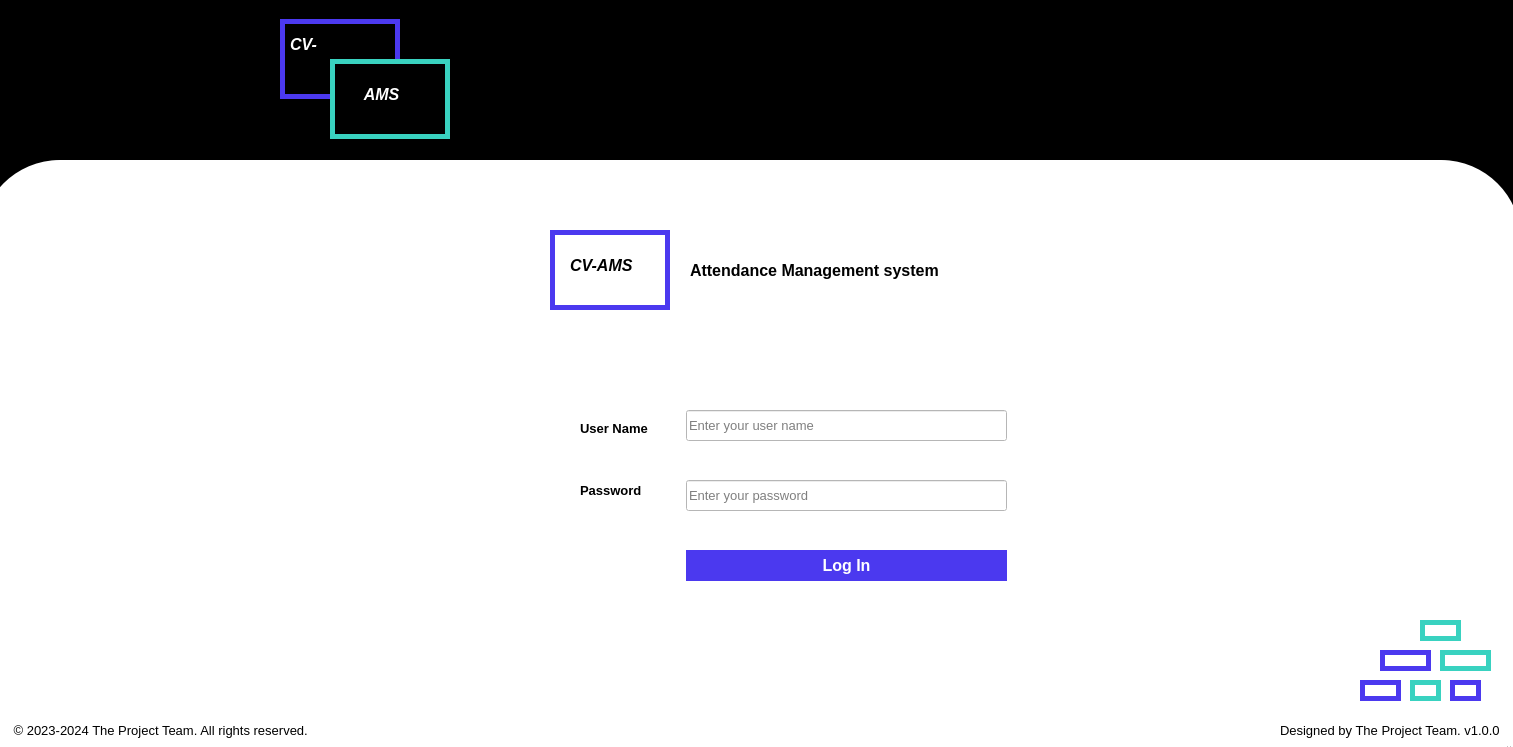
<?xml version="1.0" encoding="UTF-8"?>
<ui version="4.0">
 <class>MainWindow</class>
 <widget class="QMainWindow" name="MainWindow">
  <property name="geometry">
   <rect>
    <x>0</x>
    <y>0</y>
    <width>1513</width>
    <height>747</height>
   </rect>
  </property>
  <property name="sizePolicy">
   <sizepolicy hsizetype="Preferred" vsizetype="Preferred">
    <horstretch>22</horstretch>
    <verstretch>0</verstretch>
   </sizepolicy>
  </property>
  <property name="minimumSize">
   <size>
    <width>0</width>
    <height>0</height>
   </size>
  </property>
  <property name="font">
   <font>
    <pointsize>10</pointsize>
    <bold>true</bold>
   </font>
  </property>
  <property name="windowTitle">
   <string>CV- Attendance Management system</string>
  </property>
  <property name="styleSheet">
   <string notr="true">QStatusBar{
	font: 75 10pt &quot;MS Shell Dlg 2&quot;;
	background-color: rgb(255, 255, 255);
}</string>
  </property>
  <widget class="QWidget" name="centralwidget">
   <property name="styleSheet">
    <string notr="true">QWidget {
background:rgb(255, 255, 255)
}
</string>
   </property>
   <widget class="QWidget" name="widget" native="true">
    <property name="geometry">
     <rect>
      <x>-50</x>
      <y>-11</y>
      <width>1571</width>
      <height>331</height>
     </rect>
    </property>
    <property name="maximumSize">
     <size>
      <width>16777215</width>
      <height>16777215</height>
     </size>
    </property>
    <property name="styleSheet">
     <string notr="true">background-color: rgb(0, 0, 0);</string>
    </property>
    <widget class="QWidget" name="widget_5" native="true">
     <property name="geometry">
      <rect>
       <x>330</x>
       <y>30</y>
       <width>120</width>
       <height>80</height>
      </rect>
     </property>
     <property name="styleSheet">
      <string notr="true">QWidget {
    border: 5px solid rgb(75, 57, 239);
	border-radius: 0 0 0 10px;
}</string>
     </property>
     <widget class="QLabel" name="label_5">
      <property name="geometry">
       <rect>
        <x>10</x>
        <y>10</y>
        <width>51</width>
        <height>31</height>
       </rect>
      </property>
      <property name="font">
       <font>
        <pointsize>12</pointsize>
        <italic>true</italic>
        <bold>true</bold>
       </font>
      </property>
      <property name="styleSheet">
       <string notr="true">color: rgb(255, 255, 255);
font-weight: bold;
border:0px;</string>
      </property>
      <property name="text">
       <string>CV-</string>
      </property>
     </widget>
    </widget>
    <widget class="QWidget" name="widget_6" native="true">
     <property name="geometry">
      <rect>
       <x>380</x>
       <y>70</y>
       <width>120</width>
       <height>80</height>
      </rect>
     </property>
     <property name="styleSheet">
      <string notr="true">QWidget {
	background-color: rgb(0, 0, 0);
    border: 5px solid  rgb(57, 210, 192);
	border-radius: 0 0 0 10px;
}
</string>
     </property>
     <widget class="QLabel" name="label_6">
      <property name="geometry">
       <rect>
        <x>30</x>
        <y>20</y>
        <width>61</width>
        <height>31</height>
       </rect>
      </property>
      <property name="font">
       <font>
        <pointsize>12</pointsize>
        <italic>true</italic>
        <bold>true</bold>
       </font>
      </property>
      <property name="styleSheet">
       <string notr="true">color: rgb(255, 255, 255);
font-weight: bold;
border:0px;</string>
      </property>
      <property name="text">
       <string> AMS</string>
      </property>
     </widget>
    </widget>
   </widget>
   <widget class="QWidget" name="widget_3" native="true">
    <property name="geometry">
     <rect>
      <x>-20</x>
      <y>160</y>
      <width>1541</width>
      <height>181</height>
     </rect>
    </property>
    <property name="styleSheet">
     <string notr="true">background-color: rgb(255, 255, 255);
border-radius: 80px;
margin-bottom:0px;</string>
    </property>
    <widget class="QLabel" name="label_4">
     <property name="geometry">
      <rect>
       <x>710</x>
       <y>90</y>
       <width>331</width>
       <height>41</height>
      </rect>
     </property>
     <property name="font">
      <font>
       <pointsize>12</pointsize>
       <bold>true</bold>
       <kerning>true</kerning>
      </font>
     </property>
     <property name="styleSheet">
      <string notr="true">color: rgb(0, 0, 0);</string>
     </property>
     <property name="text">
      <string>Attendance Management system</string>
     </property>
    </widget>
    <widget class="QWidget" name="widget_2" native="true">
     <property name="geometry">
      <rect>
       <x>570</x>
       <y>70</y>
       <width>120</width>
       <height>80</height>
      </rect>
     </property>
     <property name="styleSheet">
      <string notr="true">QWidget {
    border: 5px solid rgb(75, 57, 239);
	border-radius: 0 0 0 10px;
}</string>
     </property>
     <widget class="QLabel" name="label_3">
      <property name="geometry">
       <rect>
        <x>20</x>
        <y>20</y>
        <width>91</width>
        <height>31</height>
       </rect>
      </property>
      <property name="font">
       <font>
        <pointsize>12</pointsize>
        <italic>true</italic>
        <bold>true</bold>
       </font>
      </property>
      <property name="styleSheet">
       <string notr="true">border:1px ;
color: rgb(0, 0, 0);</string>
      </property>
      <property name="frameShape">
       <enum>QFrame::Shape::StyledPanel</enum>
      </property>
      <property name="text">
       <string>CV-AMS</string>
      </property>
     </widget>
    </widget>
   </widget>
   <widget class="QWidget" name="widget_4" native="true">
    <property name="geometry">
     <rect>
      <x>-30</x>
      <y>270</y>
      <width>1551</width>
      <height>361</height>
     </rect>
    </property>
    <property name="styleSheet">
     <string notr="true">background-color: rgb(255, 255, 255);
color: rgb(0, 0, 0);</string>
    </property>
    <widget class="QLabel" name="label_2">
     <property name="geometry">
      <rect>
       <x>610</x>
       <y>210</y>
       <width>101</width>
       <height>20</height>
      </rect>
     </property>
     <property name="font">
      <font>
       <pointsize>10</pointsize>
       <bold>true</bold>
      </font>
     </property>
     <property name="text">
      <string>Password</string>
     </property>
    </widget>
    <widget class="QLabel" name="label">
     <property name="geometry">
      <rect>
       <x>610</x>
       <y>150</y>
       <width>101</width>
       <height>16</height>
      </rect>
     </property>
     <property name="font">
      <font>
       <pointsize>10</pointsize>
       <bold>true</bold>
      </font>
     </property>
     <property name="text">
      <string>User Name</string>
     </property>
    </widget>
    <widget class="QLineEdit" name="lineEdit">
     <property name="geometry">
      <rect>
       <x>716</x>
       <y>140</y>
       <width>321</width>
       <height>31</height>
      </rect>
     </property>
     <property name="font">
      <font>
       <pointsize>10</pointsize>
       <fontweight>Medium</fontweight>
      </font>
     </property>
     <property name="styleSheet">
      <string notr="true">background-color: rgb(255, 255, 255);
border-color: rgb(0, 0, 0);</string>
     </property>
     <property name="inputMask">
      <string/>
     </property>
     <property name="placeholderText">
      <string>Enter your user name</string>
     </property>
    </widget>
    <widget class="QLineEdit" name="lineEdit_2">
     <property name="geometry">
      <rect>
       <x>716</x>
       <y>210</y>
       <width>321</width>
       <height>31</height>
      </rect>
     </property>
     <property name="font">
      <font>
       <pointsize>10</pointsize>
      </font>
     </property>
     <property name="styleSheet">
      <string notr="true"/>
     </property>
     <property name="echoMode">
      <enum>QLineEdit::EchoMode::Password</enum>
     </property>
     <property name="placeholderText">
      <string>Enter your password</string>
     </property>
    </widget>
    <widget class="QPushButton" name="pushButton">
     <property name="enabled">
      <bool>true</bool>
     </property>
     <property name="geometry">
      <rect>
       <x>716</x>
       <y>280</y>
       <width>321</width>
       <height>31</height>
      </rect>
     </property>
     <property name="font">
      <font>
       <pointsize>-1</pointsize>
       <bold>true</bold>
       <underline>false</underline>
       <strikeout>false</strikeout>
      </font>
     </property>
     <property name="styleSheet">
      <string notr="true">QPushButton {    background-color: rgb(75, 57, 239);
    color: white;
    border: none;
    text-align: center;
    text-decoration: none;
    font-size: 16px;
    cursor: pointer;
 }
QPushButton:pressed {
    
	background-color: rgb(85, 255, 0);
}

</string>
     </property>
     <property name="text">
      <string>Log In</string>
     </property>
     <property name="flat">
      <bool>false</bool>
     </property>
    </widget>
    <zorder>lineEdit</zorder>
    <zorder>label_2</zorder>
    <zorder>label</zorder>
    <zorder>lineEdit_2</zorder>
    <zorder>pushButton</zorder>
   </widget>
   <widget class="QWidget" name="widget_13" native="true">
    <property name="geometry">
     <rect>
      <x>0</x>
      <y>660</y>
      <width>601</width>
      <height>80</height>
     </rect>
    </property>
    <property name="styleSheet">
     <string notr="true">color: rgb(0, 0, 0);</string>
    </property>
    <widget class="QLabel" name="label_7">
     <property name="geometry">
      <rect>
       <x>10</x>
       <y>60</y>
       <width>401</width>
       <height>20</height>
      </rect>
     </property>
     <property name="font">
      <font>
       <pointsize>10</pointsize>
      </font>
     </property>
     <property name="text">
      <string> © 2023-2024 The Project Team. All rights reserved.</string>
     </property>
    </widget>
   </widget>
   <widget class="QWidget" name="widget_14" native="true">
    <property name="geometry">
     <rect>
      <x>970</x>
      <y>660</y>
      <width>601</width>
      <height>80</height>
     </rect>
    </property>
    <property name="styleSheet">
     <string notr="true">color: rgb(0, 0, 0);</string>
    </property>
    <widget class="QLabel" name="label_8">
     <property name="geometry">
      <rect>
       <x>310</x>
       <y>60</y>
       <width>291</width>
       <height>20</height>
      </rect>
     </property>
     <property name="font">
      <font>
       <pointsize>10</pointsize>
      </font>
     </property>
     <property name="text">
      <string>Designed by The Project Team. v1.0.0</string>
     </property>
    </widget>
    <widget class="QWidget" name="widget_10" native="true">
     <property name="geometry">
      <rect>
       <x>370</x>
       <y>-60</y>
       <width>41</width>
       <height>21</height>
      </rect>
     </property>
     <property name="styleSheet">
      <string notr="true">QWidget {
    border: 5px solid rgb(75, 57, 239);
	border-radius: 0 0 0 10px;
}</string>
     </property>
    </widget>
    <widget class="QWidget" name="widget_8" native="true">
     <property name="geometry">
      <rect>
       <x>460</x>
       <y>-60</y>
       <width>31</width>
       <height>21</height>
      </rect>
     </property>
     <property name="styleSheet">
      <string notr="true">QWidget {
    border: 5px solid rgb(75, 57, 239);
	border-radius: 0 0 0 10px;
}</string>
     </property>
    </widget>
    <widget class="QWidget" name="widget_11" native="true">
     <property name="geometry">
      <rect>
       <x>430</x>
       <y>-120</y>
       <width>41</width>
       <height>21</height>
      </rect>
     </property>
     <property name="styleSheet">
      <string notr="true">QWidget {
	
	background-color: rgb(255, 255, 255);
    border: 5px solid  rgb(57, 210, 192);
	border-radius: 0 0 0 10px;
}
</string>
     </property>
    </widget>
    <widget class="QWidget" name="widget_12" native="true">
     <property name="geometry">
      <rect>
       <x>390</x>
       <y>-90</y>
       <width>51</width>
       <height>21</height>
      </rect>
     </property>
     <property name="styleSheet">
      <string notr="true">QWidget {
    border: 5px solid rgb(75, 57, 239);
	border-radius: 0 0 0 10px;
}</string>
     </property>
    </widget>
    <widget class="QWidget" name="widget_9" native="true">
     <property name="geometry">
      <rect>
       <x>420</x>
       <y>-60</y>
       <width>31</width>
       <height>21</height>
      </rect>
     </property>
     <property name="styleSheet">
      <string notr="true">QWidget {
	
	background-color: rgb(255, 255, 255);
    border: 5px solid  rgb(57, 210, 192);
	border-radius: 0 0 0 10px;
}
</string>
     </property>
    </widget>
    <widget class="QWidget" name="widget_7" native="true">
     <property name="geometry">
      <rect>
       <x>450</x>
       <y>-90</y>
       <width>51</width>
       <height>21</height>
      </rect>
     </property>
     <property name="styleSheet">
      <string notr="true">QWidget {
	
	background-color: rgb(255, 255, 255);
    border: 5px solid  rgb(57, 210, 192);
	border-radius: 0 0 0 10px;
}
</string>
     </property>
    </widget>
   </widget>
   <widget class="QWidget" name="widget_15" native="true">
    <property name="geometry">
     <rect>
      <x>1360</x>
      <y>680</y>
      <width>41</width>
      <height>21</height>
     </rect>
    </property>
    <property name="styleSheet">
     <string notr="true">QWidget {
    border: 5px solid rgb(75, 57, 239);
	border-radius: 0 0 0 10px;
}</string>
    </property>
   </widget>
   <widget class="QWidget" name="widget_16" native="true">
    <property name="geometry">
     <rect>
      <x>1450</x>
      <y>680</y>
      <width>31</width>
      <height>21</height>
     </rect>
    </property>
    <property name="styleSheet">
     <string notr="true">QWidget {
    border: 5px solid rgb(75, 57, 239);
	border-radius: 0 0 0 10px;
}</string>
    </property>
   </widget>
   <widget class="QWidget" name="widget_17" native="true">
    <property name="geometry">
     <rect>
      <x>1420</x>
      <y>620</y>
      <width>41</width>
      <height>21</height>
     </rect>
    </property>
    <property name="styleSheet">
     <string notr="true">QWidget {
	
	background-color: rgb(255, 255, 255);
    border: 5px solid  rgb(57, 210, 192);
	border-radius: 0 0 0 10px;
}
</string>
    </property>
   </widget>
   <widget class="QWidget" name="widget_18" native="true">
    <property name="geometry">
     <rect>
      <x>1380</x>
      <y>650</y>
      <width>51</width>
      <height>21</height>
     </rect>
    </property>
    <property name="styleSheet">
     <string notr="true">QWidget {
    border: 5px solid rgb(75, 57, 239);
	border-radius: 0 0 0 10px;
}</string>
    </property>
   </widget>
   <widget class="QWidget" name="widget_19" native="true">
    <property name="geometry">
     <rect>
      <x>1410</x>
      <y>680</y>
      <width>31</width>
      <height>21</height>
     </rect>
    </property>
    <property name="styleSheet">
     <string notr="true">QWidget {
	
	background-color: rgb(255, 255, 255);
    border: 5px solid  rgb(57, 210, 192);
	border-radius: 0 0 0 10px;
}
</string>
    </property>
   </widget>
   <widget class="QWidget" name="widget_20" native="true">
    <property name="geometry">
     <rect>
      <x>1440</x>
      <y>650</y>
      <width>51</width>
      <height>21</height>
     </rect>
    </property>
    <property name="styleSheet">
     <string notr="true">QWidget {
	
	background-color: rgb(255, 255, 255);
    border: 5px solid  rgb(57, 210, 192);
	border-radius: 0 0 0 10px;
}
</string>
    </property>
   </widget>
   <zorder>widget</zorder>
   <zorder>widget_4</zorder>
   <zorder>widget_13</zorder>
   <zorder>widget_14</zorder>
   <zorder>widget_3</zorder>
   <zorder>widget_15</zorder>
   <zorder>widget_16</zorder>
   <zorder>widget_17</zorder>
   <zorder>widget_18</zorder>
   <zorder>widget_19</zorder>
   <zorder>widget_20</zorder>
  </widget>
  <widget class="QMenuBar" name="menubar">
   <property name="geometry">
    <rect>
     <x>0</x>
     <y>0</y>
     <width>1513</width>
     <height>33</height>
    </rect>
   </property>
  </widget>
  <widget class="QStatusBar" name="statusbar">
   <property name="maximumSize">
    <size>
     <width>16777215</width>
     <height>1</height>
    </size>
   </property>
   <property name="font">
    <font>
     <family>MS Shell Dlg 2</family>
     <pointsize>10</pointsize>
     <italic>false</italic>
     <fontweight></fontweight>
    </font>
   </property>
  </widget>
 </widget>
 <resources/>
 <connections/>
</ui>
